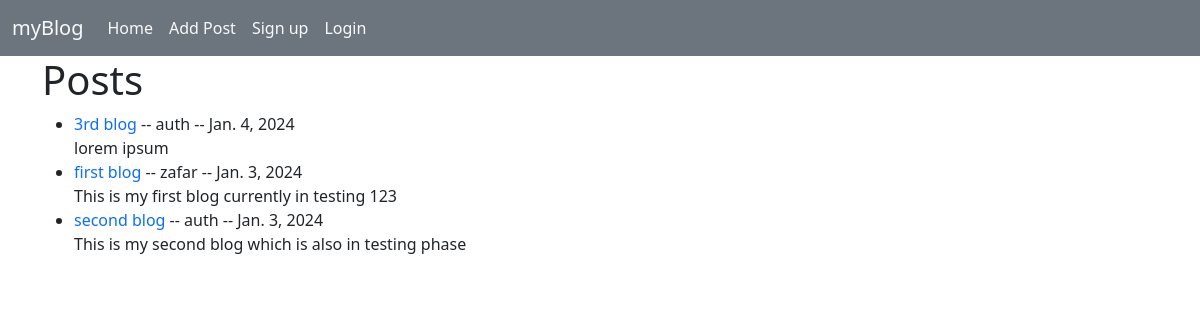
Before: / with the older database file.
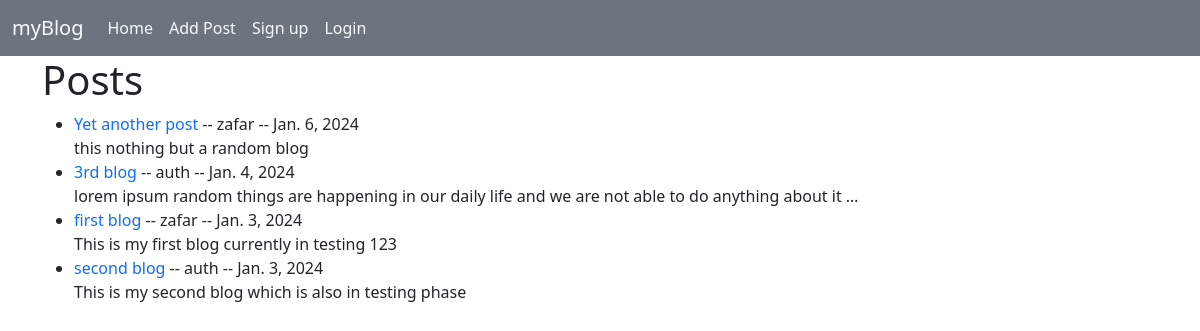
After: the same page with the newer database file.
### blog/models.py (models this page shows, shortened)
class Post(models.Model):
    title = models.CharField(max_length=200)
    title_tag = models.CharField(max_length=200, default='Title tag')
    author = models.ForeignKey(User, on_delete = models.CASCADE)
    body = models.TextField()
    post_date = models.DateField(auto_now_add = True)
    """
The get_absolute_url method is like a helper function in Django models that helps you generate a link (URL) to a detailed view of an object. Here's why it might be useful:
Consistency: Instead of writing the logic to generate URLs in multiple places in your code, you define it once in the model. This makes your code more organized and easier to maintain.
Reusability: If you decide to change how your URLs are structured or generated, you only need to update it in one place (the get_absolute_url method) rather than hunting through your entire codebase.
"""
    def get_absolute_url(self):
        return reverse('article', args=[str(self.id)])

### blog/views.py (the view)
# urls.py: path('', HomeView.as_view(), name='home'),
class HomeView(ListView):
    model = Post
    queryset = Post.objects.all()  # fetches all objects from Post
    template_name = 'index.html'
    context_object_name = 'posts'  # while rendering elements in html template 'posts' is used
    ordering = ['-post_date'] # '-' means descending and '+' means ascending

### templates/index.html (shortened to what this page needs)
{% extends 'base.html' %}
    {% block content %}
    <h1>Posts</h1>
    <ul>
            {% for x in posts %}
            <li><a href="{% url 'article' x.pk %}">{{x.title}}</a> -- {{x.author}} -- {{x.post_date}} <br>
                {{ x.body|truncatewords:20 }} </li>
            {% endfor %}
    </ul>
    {% endblock %}

### templates/base.html (shortened to what this page needs)
<!doctype html>
<html lang="en">
  <head>
    <link href="https://cdn.jsdelivr.net/npm/bootstrap@5.3.2/dist/css/bootstrap.min.css" rel="stylesheet">
</head>
  <body>
    <nav class="navbar navbar-expand-lg bg-secondary">
        <div class="container-fluid">
            <a class="navbar-brand text-light" href="{% url 'home' %}">myBlog</a>
            <div class="collapse navbar-collapse" id="navbarSupportedContent">
                <ul class="navbar-nav me-auto mb-2 mb-lg-0">
                    <li class="nav-item">
                        <a class="nav-link text-light active" aria-current="page" href="{% url 'home' %}">Home</a>
                    </li>
                    <li class="nav-item">
                        <a class="nav-link text-light" href="{% url 'add_post' %}">Add Post</a>
                    </li>
                    <li class="nav-item">
                        <a class="nav-link text-light" href="{% url 'signup' %}">Sign up</a>
                    </li>
                    <li class="nav-item">
                        <a class="nav-link text-light" href="{% url 'login' %}">Login</a>
                    </li>
                </ul>
            </div>
        </div>
    </nav>
    <div class="container">
    {% block content %}
    {% endblock %}
    </div>
</body>
</html>

### templates/base.html (style rules this page uses)
a { text-decoration: none; }

Changed rows visible on the page:
added Post: title "Yet another post", author "zafar", post_date "Jan. 6, 2024", body "this nothing but a random blog"
changed Post "3rd blog": body "lorem ipsum" → "lorem ipsum random things are happening in our daily life and we are not able to do anything about it …"
